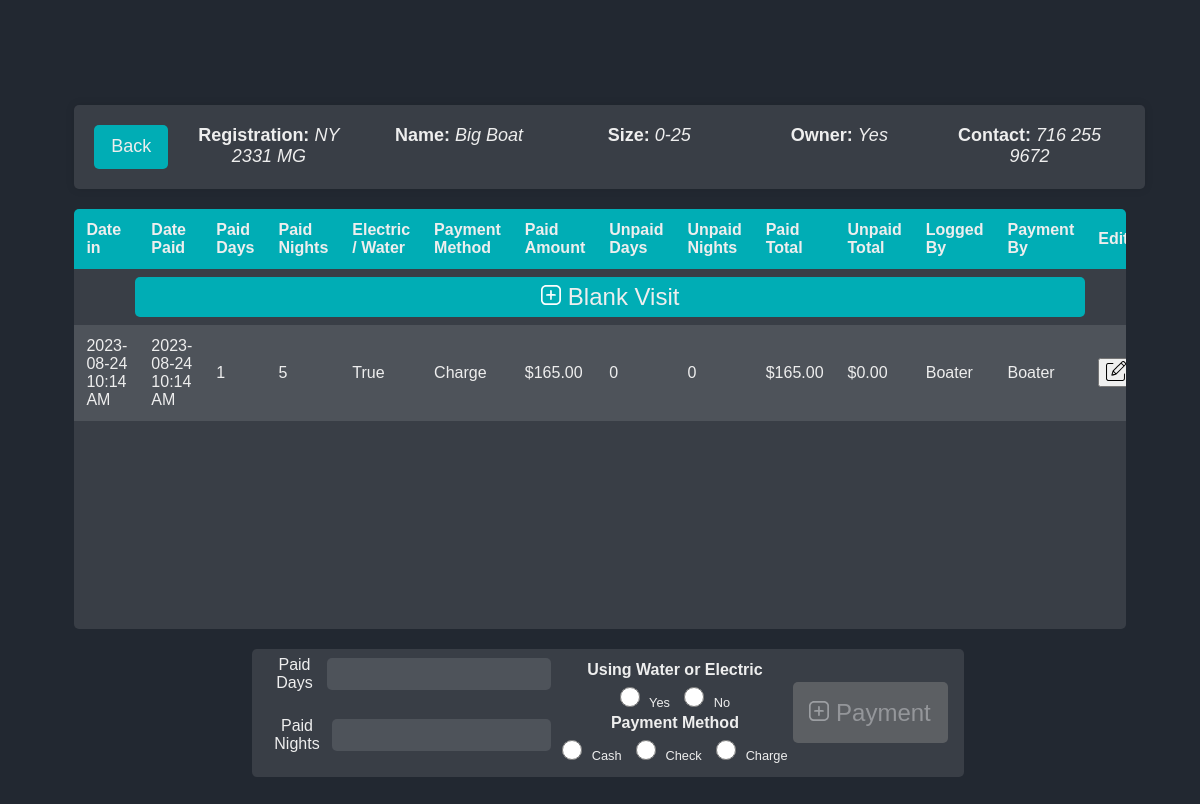
Page /visits?id=2 (signed in) on the committed database.
### website/models.py (models this page shows)
class Boat(db.Model):
    id = db.Column(db.Integer, primary_key=True)
    boat_reg = db.Column(db.String(150), unique=True)
    sanitized_boat_reg = db.Column(db.String(150), unique=True)
    boat_name = db.Column(db.String(150))
    sanitized_boat_name = db.Column(db.String(150))
    phone_number = db.Column(db.String(150))
    sanitized_phone_number = db.Column(db.String(150))
    owner_name = db.Column(db.String(150))
    sanitized_owner_name = db.Column(db.String(150))
    boat_size = db.Column(db.Integer)
    email = db.Column(db.String(150))
    zipcode = db.Column(db.String(150))
    visits = db.relationship('Visit', backref='boat')
    current_boats_id = db.Column(db.Integer, db.ForeignKey('current_boats.id'))
    total_paid_days = db.Column(db.Integer)
    total_paid_nights = db.Column(db.Integer)
    total_unpaid_days = db.Column(db.Integer)
    total_unpaid_nights = db.Column(db.Integer)
    paid_until = db.Column(db.String(150))
    latest_date_in = db.Column(db.String(150))

class Visit(db.Model):
    id = db.Column(db.Integer, primary_key=True)
    logged_by = db.Column(db.Integer, db.ForeignKey('user.id'))
    payment_by = db.Column(db.Integer, db.ForeignKey('user.id'))
    logged_by_user = db.relationship('User', foreign_keys=[logged_by], back_populates='logged_visits')
    payment_by_user = db.relationship('User', foreign_keys=[payment_by], back_populates='paid_visits')
    date_in = db.Column(db.String(150))
    date_paid = db.Column(db.String(150))
    paid_amount = db.Column(db.Float)
    paid_days = db.Column(db.Integer)
    paid_nights = db.Column(db.Integer)
    paid_enw = db.Column(db.Boolean)
    paid_with = db.Column(db.String(150))
    unpaid_days = db.Column(db.Integer)
    unpaid_nights = db.Column(db.Integer)
    total = db.Column(db.Float)
    unpaid_total = db.Column(db.Float)
    boat_id = db.Column(db.Integer, db.ForeignKey('boat.id'))

### website/views.py (the view, shortened to what this page needs)
@views.route('/visits' , methods=['GET','POST'])
@login_required
def visits():
    form = PaymentForm()
    delete_visit_form = DeleteVisitForm()
    button_pressed = request.form.get('submit-button')
    selected_row_id = request.form.get('selectedRowId')
    print("Button pressed is: " + str(button_pressed))
    print("Selected row ID is:", selected_row_id)
    boat = getBoatById(request.args.get('id', ''))
    sorted_visits = sorted(boat.visits, key=sort_key, reverse=True)
    if button_pressed == "search":
        form.date_paid.data = calc_current_time()
        form.date_in.data = Visit.query.get(selected_row_id).date_in
    if not boat:
        flash("Bad Boat ID", category='error')
    boat = getBoatById(request.args.get('id', ''))
    sorted_visits = sorted(boat.visits, key=sort_key, reverse=True)
    return render_template("visits.html", form=form, boat=boat, visits=sorted_visits, delete_form=delete_visit_form)

### website/forms.py
class PaymentForm(FlaskForm):
    selectedRowId = HiddenField("Feild 1")
    date_in = StringField('Date In', validators=[DataRequired()])
    date_paid = StringField('Date Paid', validators=[DataRequired()])
    paid_days = StringField('Paid Days', validators=[DataRequired()])
    paid_nights = StringField('Paid Nights', validators=[DataRequired()])
    unpaid_days = StringField('Unpaid Days')
    unpaid_nights = StringField('Unpaid Nights')
    paid_enw = RadioField('Electric / Water', choices=[('Yes','Yes'), ('No', 'No') ] , validators=[DataRequired()])
    paid_with  = RadioField('Payment Method', choices=[('Cash','Cash'), ('Check', 'Check'), ('Charge', 'Charge') ] , validators=[DataRequired()])
    submit = SubmitField('Submit')

class DeleteVisitForm(FlaskForm):
    selecteddeleteRowId = HiddenField("Field 1")

### website/functions.py (called while the page is built)
def sort_key(visit):
    if visit.date_in is None:
        return datetime.min
    return datetime.strptime(visit.date_in, '%Y-%m-%d %H:%M:%S.%f+00:00')

def getBoatById(id):
    boat = Boat.query.get(id)
    if boat is None:
        flash('No boat with given ID found', 'error')
        return None
    else:
        return boat

### website/templates/visits.html (shortened to what this page needs)
{% extends "base.html" %}
{% block head %}
  <link rel="stylesheet" href="static/form-styles.css">
{% endblock %}
{% block styles %}static/visit-styles.css{% endblock %}
{% block content%}
<div id="boat-info" class="boat-info-container {% if not boat.total_unpaid_nights == None and boat.total_unpaid_nights > 0 %}red-tint{%elif not boat.total_unpaid_days == None and boat.total_unpaid_days > 0%} yellow-tint {% endif %}">
  <a href="{{ url_for('views.log_boat', boat_reg=boat.boat_reg, boat_name=boat.boat_name, phone_number=boat.phone_number, id=boat.id) }}" id="home-btn">Back</a>
  <div class="boat-info-item"><h3><span><b>Registration:</b> </span><em>{{boat.boat_reg}}</em></h3></div>
  <div class="boat-info-item"><h3><span><b>Name:</b> </span><em>{{boat.boat_name}}</em></h3></div>
  <div class="boat-info-item"><h3><span><b>Size:</b> </span><em>{{boat.boat_size}}</em></h3></div>
  <div class="boat-info-item"><h3><span><b>Owner:</b> </span><em>{{boat.owner_name}}</em></h3></div>
  <div class="boat-info-item"><h3><span><b>Contact:</b> </span><em>{{boat.phone_number}}</em></h3></div>
</div>
<div id="main-container">
    <div id="left-container" style="flex: 1;">
            <div id="table-container">
                <table id="search-results">
                <thead>
                    <tr>
                    <th>Date in</th>
                    <th>Date Paid</th>
                    <th>Paid Days</th>
                    <th>Paid Nights</th>
                    <th>Electric / Water</th>
                    <th>Payment Method</th>
                    <th>Paid Amount</th>
                    <th>Unpaid Days</th>
                    <th>Unpaid Nights</th>
                    <th>Paid Total</th>
                    <th>Unpaid Total</th>
                    <th>Logged By</th>
                    <th>Payment By</th>
                    <th>Edit</th>
                    </tr>
                </thead>
                <tbody>
                    <tr class="add-blank-visit" id="add-blank-visit">
                      <td colspan="14">
                          <form method="POST">
                            <button type="submit" class="btn btn-primary add-blank-visit-button" name="submit-button" value="add_new">
                              <img src="static/more.svg" alt="Add-blank-visit" width="20" height="20">
                              Blank Visit
                            </button>
                          </form>
                      </td>
                    </tr>
                    {% for visit in visits%}
                    <tr id="row-{{ visit.id }}" {% if not visit.unpaid_nights == None and visit.unpaid_nights > 0 %}class="red-tint"{%elif not visit.unpaid_days == None and visit.unpaid_days > 0%} class="yellow-tint" {% endif %}>
                      <form class="edit-form" method="POST" action="{{ url_for('views.update_payment', visitid=visit.id, id=boat.id) }}">
                        <td class="editable">
                          <div style="display: flex; align-items: center;">
                            <span class="text">{{ visit.date_in | utc_to_est}}</span>
                          </div>
                        </td>
                        <td class="editable">
                          <span class="text">{{ visit.date_paid | utc_to_est}}</span>
                        </td>
                        <td class="editable">
                          <span class="text">{{ visit.paid_days }}</span>
                          </td>
                        <td class="editable">
                          <span class="text">{{ visit.paid_nights }}</span>
                          </td>
                        <td class="editable">
                          <span class="text">{{ visit.paid_enw }}</span>
                          </td>
                        <td class="editable">
                          <span class="text">{{ visit.paid_with }}</span>
                          </td>
                          <td>
                            {% if visit.paid_amount == None %}
                              $0
                            {% else %}
                              ${{visit.paid_amount}}0
                            {% endif%}
                          </td>
                          <td class="editable">
                            <span class="text">{{ visit.unpaid_days  }}</span>
                          </td>
                          <td class="editable">
                            <span class="text">{{ visit.unpaid_nights  }}</span>
                          </td>
                          <td>
                            {% if visit.total == None %}
                              $0
                            {% else %}
                              ${{visit.total}}0
                            {% endif%}
                          </td>
                          <td>
                            {% if visit.unpaid_total == None %}
                              $0
                            {% else %}
                              ${{visit.unpaid_total}}0
                            {% endif%}
                          </td>
                          <td>
                            {% if visit.logged_by == None %}
                                None
                            {% elif visit.logged_by == 'BOATER' %}
                                Boater
                            {% else %}
                                {{ visit.logged_by|userID_to_name }}
                            {% endif %}
                          </td>
                          <td>
                            {% if visit.payment_by == None %}
                                None
                            {% elif visit.logged_by == 'BOATER' %}
                                Boater
                            {% else %}
                                {{ visit.payment_by|userID_to_name }}
                            {% endif %}
                          </td>
                          <td>
                            <button type="button" class="edit-button">
                              <img src="static/edit.svg" alt="Edit" width="20" height="20">
                            </button>
                          </td>
                      </form>
                    </tr>
                    {% endfor %}
                </tbody>
                </table>
            </div>
            </div>
    </div>
    <div id="right-container">
        <form method="POST" id="search">
          <div id="search-container" style="height: 7em;">
            <div>
                <div class="form-group">
                    {{ form.paid_days.label }}
                    {{ form.paid_days(class="form-control") }}
                </div>
                <div class="form-group">
                    {{ form.paid_nights.label }}
                    {{ form.paid_nights(class="form-control") }}
                </div>
            </div>
            <div class="radio-container">
                <div>
                    <h4 class="custom-heading">Using Water or Electric</h4>
                    {% for subfield in form.paid_enw %}
                        {{ subfield(class="form-check-input") }} {{ subfield.label(class="form-check-label") }}
                    {% endfor %}
                </div>
                <div>
                    <h4 class="custom-heading">Payment Method</h4>
                    {% for subfield in form.paid_with %}
                        {{ subfield(class="form-check-input") }} {{ subfield.label(class="form-check-label") }}
                    {% endfor %}
                </div>
            </div>
            <div>
              <div id="button-container">
                <button type="submit" class="btn btn-primary" id="login-btn" name="submit-button" value="search" >
                    <div >
                        <img src="static/more.svg" alt="Add-visit" width="20" height="20">
                        Payment
                    </div>
                </button>
            </div>
            </div>
          </div>
        </form>
</div>
{%endblock%}

### website/static/visit-styles.css (style rules this page uses)
body { margin: 0; padding: 1em; font-family: Arial, sans-serif; background-color: #222831; color: #eeeeee; height: 100%; overflow: auto; display: flex; flex-direction: column; }
#main-container { display: flex; justify-content: space-between; padding: 1.25em; box-sizing: border-box; flex-wrap: wrap; }
#left-container, #right-container { flex: 1; max-height: 100%; overflow: auto; box-sizing: border-box; }
#right-container { padding: 1.25em; }
#search-container { display: flex; flex-direction: column; align-items: center; margin-bottom: 1.25em; }
input[type="text"] { margin: 0.5em; width: 100%; max-width: 18.75em; }
table { background-color: #393e46; border-collapse: collapse; width: 100%; }
th, td { padding: 0.75em; text-align: left; }
th { background-color: #00adb5; }
tr:nth-child(even) { background-color: #4e535a; }
#button-container { display: flex; justify-content: center; }
#login-btn, #home-btn { font-size: 1.5em; text-align: center; background-color: #00adb5; color: #eeeeee; padding: 1.25em 2.5em; border: none; cursor: pointer; transition: background-color 0.3s ease, transform 0.3s ease; border-radius: 5px; display: inline-block; margin-right: 0.5em; }
#main-container { padding: 0; }

### website/static/form-styles.css (style rules this page uses)
body { background-color: #222831; font-family: 'Arial', sans-serif; margin: 0; display: flex; justify-content: center; align-items: center; height: 100vh; }
.form-group { margin-bottom: 1em; display: flex; justify-content: center; align-items: center; }
.form-group label { display: block; color: #eeeeee; }
.form-check-input, .form-check-label { display: inline-block; margin-right: 0.625em; }
.form-check-input { width: auto; height: auto; }
input[type='radio'] { width: 1.5625em; height: 1.5625em; }
.form-group input { width: 100%; padding: 0.625em; border: none; border-radius: 5px; }
.form-control { background-color: #393e46; color: #eeeeee; }
.form-control::placeholder { color: #adb5bd; }
.btn-primary, #update-btn { font-size: 1.5em; background-color: #00adb5; margin: auto; color: #eeeeee; padding: 1.25em 2.5em; border: none; cursor: pointer; transition: background-color 0.3s ease, transform 0.3s ease; border-radius: 5px; margin-bottom: 1.25em; }
#home-btn { font-size: 1.125em; background-color: #00adb5; color: #eeeeee; padding: 0.625em 0.9375em; border: none; cursor: pointer; text-decoration: none; transition: background-color 0.3s ease, transform 0.3s ease; border-radius: 5px; display: inline-block; margin-right: 0.3125em; }

### website/templates/visits.html (style rules this page uses)
.boat-info-container { display: flex; flex-wrap: wrap; justify-content: space-between; width: 98%; background: #393e46; padding: 1.25em; margin-bottom: 1.25em; border-radius: 5px; box-shadow: 0px 0px 10px 0px rgba(0,0,0,0.1); }
.boat-info-item { flex: 1; text-align: center; margin: 0 0.3125em; }
.boat-info-item h3, h2 { margin: 0; padding-top: 0; padding-bottom: 0; font-size: 1.125em; color: #eeeeee; font-weight: normal; }
#table-container { padding-bottom: 1.25em; height: 25em; overflow-y: auto; background-color: #393e46; border-radius: 5px; }
tr.add-blank-visit td { padding: 0.5em; text-align: center; }
.add-blank-visit-button { margin-bottom: 0px; width: 90%; padding: 0.25em 0.5em; }
.radio-container { padding: 0px; margin: 0px; }
.radio-container .form-check-input, .radio-container .form-check-label { font-size: 0.8rem; margin-right: 5px; margin-bottom: 0.2em; margin-top: 0em; padding: 0px; }
.custom-heading { font-size: 1em; margin-bottom: 0.5em; margin-top: 0.1em; }
#search-container { background-color: rgb(57, 62, 70); border-radius: 5px; width: 100%; display: flex; justify-content: center; align-items: center; flex-direction: row; padding: 0.5em; }
#search-container input { background-color:#4E535A; }
#right-container { display: flex; justify-content: center; }
#search-container button { padding: 0.7em; margin: 0em; }
#login-btn:disabled { opacity: 0.5; }

### rows in the picture
Boat: boat_reg "NY 2331 MG", boat_name "Big Boat", boat_size "0-25", owner_name "Yes", phone_number "716 255 9672"
Visit: date_in|utc_to_est "2023-08-24 10:14 AM", date_paid|utc_to_est "2023-08-24 10:14 AM", paid_days "1", paid_nights "5", paid_enw "True", paid_with "Charge", paid_amount "165.0", unpaid_days "0", unpaid_nights "0", total "165.0", unpaid_total "0.0", shows "Boater"

### other values in the picture
{{ subfield.label(class="form-check-label") }} "Yes" "No"
{{ subfield.label(class="form-check-label") }} "Cash" "Check" "Charge"
